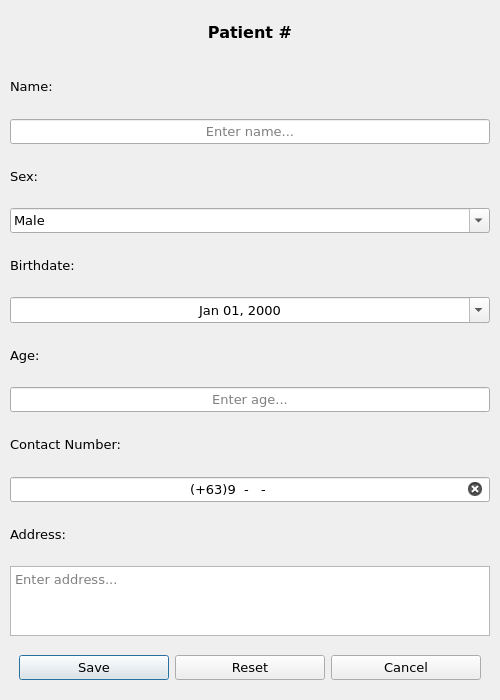
<?xml version="1.0" encoding="UTF-8"?>
<ui version="4.0">
 <class>PatientDialog</class>
 <widget class="QDialog" name="PatientDialog">
  <property name="geometry">
   <rect>
    <x>0</x>
    <y>0</y>
    <width>500</width>
    <height>700</height>
   </rect>
  </property>
  <property name="font">
   <font>
    <family>Verdana</family>
    <pointsize>10</pointsize>
   </font>
  </property>
  <property name="windowTitle">
   <string/>
  </property>
  <property name="modal">
   <bool>true</bool>
  </property>
  <layout class="QVBoxLayout" name="main_layout" stretch="1,1,1,1,1,1,1,1,1,1,1,1,1,1">
   <property name="spacing">
    <number>10</number>
   </property>
   <property name="leftMargin">
    <number>10</number>
   </property>
   <property name="topMargin">
    <number>10</number>
   </property>
   <property name="rightMargin">
    <number>10</number>
   </property>
   <property name="bottomMargin">
    <number>10</number>
   </property>
   <item>
    <widget class="QLabel" name="lbl_id">
     <property name="font">
      <font>
       <family>Verdana</family>
       <pointsize>12</pointsize>
       <weight>75</weight>
       <bold>true</bold>
      </font>
     </property>
     <property name="text">
      <string>Patient #</string>
     </property>
     <property name="alignment">
      <set>Qt::AlignCenter</set>
     </property>
    </widget>
   </item>
   <item>
    <widget class="QLabel" name="lbl_name">
     <property name="text">
      <string>Name:</string>
     </property>
    </widget>
   </item>
   <item>
    <widget class="QLineEdit" name="lnedit_name">
     <property name="alignment">
      <set>Qt::AlignCenter</set>
     </property>
     <property name="placeholderText">
      <string>Enter name...</string>
     </property>
     <property name="clearButtonEnabled">
      <bool>true</bool>
     </property>
    </widget>
   </item>
   <item>
    <widget class="QLabel" name="lbl_sex">
     <property name="text">
      <string>Sex:</string>
     </property>
    </widget>
   </item>
   <item>
    <widget class="QComboBox" name="cmbox_sex">
     <property name="styleSheet">
      <string notr="true"/>
     </property>
     <property name="editable">
      <bool>true</bool>
     </property>
     <property name="currentIndex">
      <number>0</number>
     </property>
     <property name="maxVisibleItems">
      <number>2</number>
     </property>
     <property name="maxCount">
      <number>2</number>
     </property>
     <property name="modelColumn">
      <number>0</number>
     </property>
     <item>
      <property name="text">
       <string>Male</string>
      </property>
     </item>
     <item>
      <property name="text">
       <string>Female</string>
      </property>
     </item>
    </widget>
   </item>
   <item>
    <widget class="QLabel" name="lbl_birthdate">
     <property name="text">
      <string>Birthdate:</string>
     </property>
    </widget>
   </item>
   <item>
    <widget class="QDateEdit" name="dtedit_birthdate">
     <property name="alignment">
      <set>Qt::AlignCenter</set>
     </property>
     <property name="buttonSymbols">
      <enum>QAbstractSpinBox::NoButtons</enum>
     </property>
     <property name="showGroupSeparator" stdset="0">
      <bool>false</bool>
     </property>
     <property name="displayFormat">
      <string>MMM dd, yyyy</string>
     </property>
     <property name="calendarPopup">
      <bool>true</bool>
     </property>
    </widget>
   </item>
   <item>
    <widget class="QLabel" name="lbl_age">
     <property name="text">
      <string>Age:</string>
     </property>
    </widget>
   </item>
   <item>
    <widget class="QLineEdit" name="lnedit_age">
     <property name="maxLength">
      <number>8</number>
     </property>
     <property name="alignment">
      <set>Qt::AlignCenter</set>
     </property>
     <property name="readOnly">
      <bool>true</bool>
     </property>
     <property name="placeholderText">
      <string>Enter age...</string>
     </property>
    </widget>
   </item>
   <item>
    <widget class="QLabel" name="lbl_contact_number">
     <property name="text">
      <string>Contact Number:</string>
     </property>
    </widget>
   </item>
   <item>
    <widget class="QLineEdit" name="lnedit_contact_number">
     <property name="inputMask">
      <string>(+63)\900-000-0000</string>
     </property>
     <property name="alignment">
      <set>Qt::AlignCenter</set>
     </property>
     <property name="placeholderText">
      <string>Enter contact number...</string>
     </property>
     <property name="clearButtonEnabled">
      <bool>true</bool>
     </property>
    </widget>
   </item>
   <item>
    <widget class="QLabel" name="lbl_address">
     <property name="text">
      <string>Address:</string>
     </property>
    </widget>
   </item>
   <item>
    <widget class="QTextEdit" name="textEdit">
     <property name="horizontalScrollBarPolicy">
      <enum>Qt::ScrollBarAlwaysOff</enum>
     </property>
     <property name="tabChangesFocus">
      <bool>true</bool>
     </property>
     <property name="placeholderText">
      <string>Enter address...</string>
     </property>
    </widget>
   </item>
   <item>
    <widget class="QWidget" name="widget" native="true">
     <layout class="QHBoxLayout" name="horizontalLayout">
      <item>
       <widget class="QPushButton" name="pushButton">
        <property name="cursor">
         <cursorShape>PointingHandCursor</cursorShape>
        </property>
        <property name="text">
         <string>Save</string>
        </property>
       </widget>
      </item>
      <item>
       <widget class="QPushButton" name="pushButton_2">
        <property name="cursor">
         <cursorShape>PointingHandCursor</cursorShape>
        </property>
        <property name="text">
         <string>Reset</string>
        </property>
       </widget>
      </item>
      <item>
       <widget class="QPushButton" name="pushButton_3">
        <property name="cursor">
         <cursorShape>PointingHandCursor</cursorShape>
        </property>
        <property name="text">
         <string>Cancel</string>
        </property>
       </widget>
      </item>
     </layout>
    </widget>
   </item>
  </layout>
 </widget>
 <resources/>
 <connections/>
</ui>
